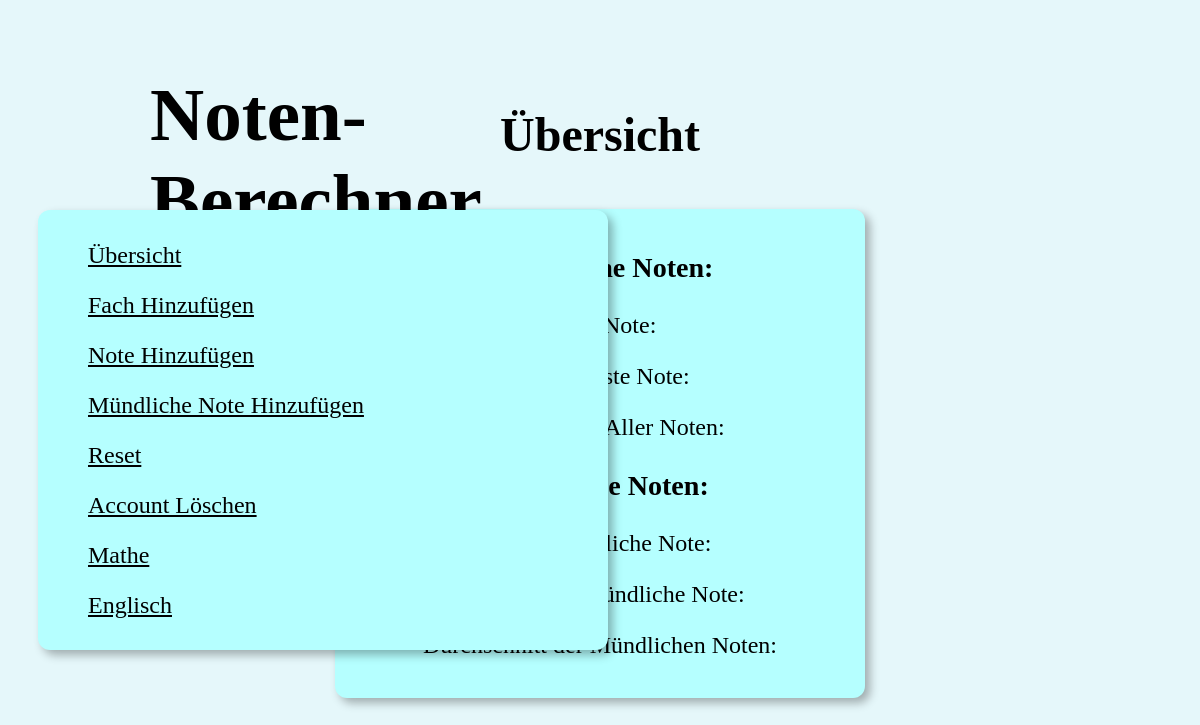
The app's page /signedin (signed in), older data.
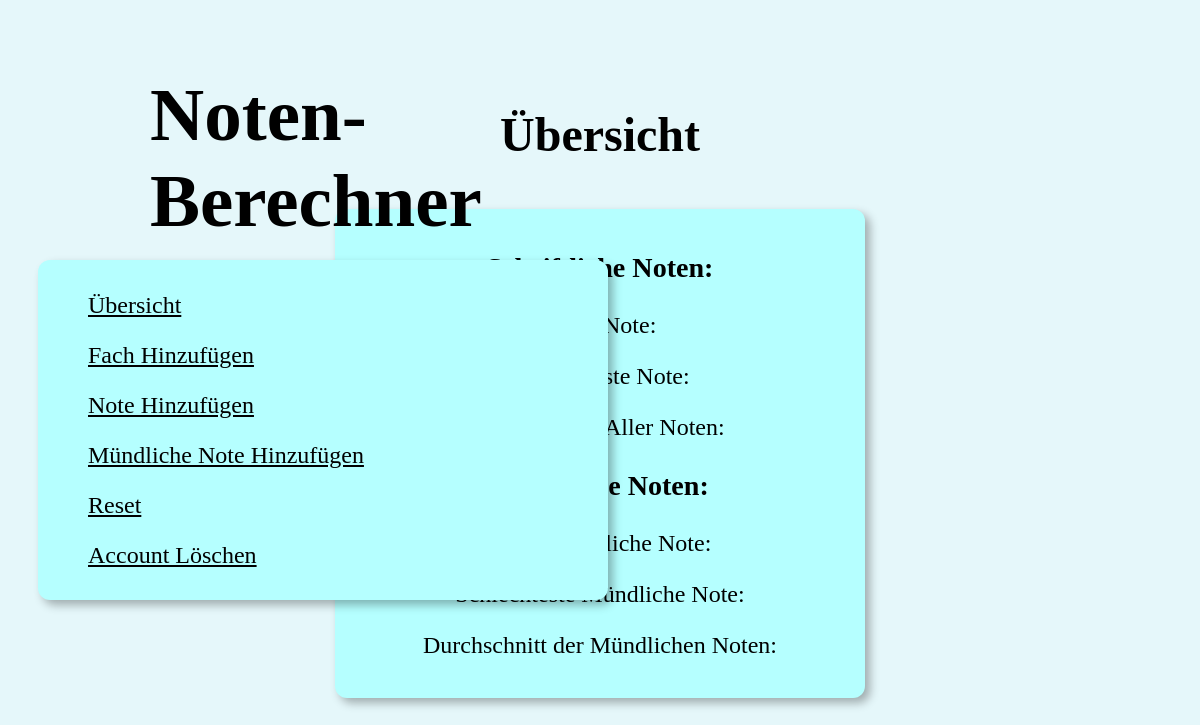
The same page, newer data.
### main.py (models this page shows)
class Fach(db.Model):
    id = db.Column(db.Integer, primary_key=True)
    name = db.Column(db.String(80), nullable=False)
    noten = db.relationship('Note', backref = 'fach', lazy = 'dynamic')
    muendliche_noten = db.relationship('Muendliche_Note', backref = 'fach', lazy = 'dynamic')
    user_id = db.Column(db.Integer, db.ForeignKey('user.id'), nullable=False)

### main.py (the view)
@app.route('/signedin', methods=['POST', 'GET'])
def signedin():
    subjects = Fach.query.filter_by(user_id=current_id).all()
    return render_template('signedin.html', subjects=subjects)

### templates/signedin.html (shortened to what this page needs)
{% extends "base.html" %}
{% block title %}Übersicht{% endblock %}
{% block subject_links %}{{ super() }}{% endblock %}
{% block content %}
<div class="content">
    <h3>Schriftliche Noten:</h3>
    <p>Beste Note: {{ beste_note }}</p>
    <p>Schlechteste Note: {{ schlechteste_note }}</p>
    <p>Durchschnitt Aller Noten: {{ durchschnitt }}</p>
    <h3>Mündliche Noten:</h3>
    <p>Beste Mündliche Note: {{ beste_muendliche_note }}</p>
    <p>Schlechteste Mündliche Note: {{ schlechteste_muendliche_note }}</p>
    <p>Durchschnitt der Mündlichen Noten: {{ durchschnitt_muendliche }}</p>
</div>
{% endblock %}

### templates/base.html (shortened to what this page needs)
<!DOCTYPE html>
<html lang="de">
<head>
    <link rel="stylesheet" href="{{ url_for('static', filename='style.css') }}">
</head>
<body>
    <h1 class="ultimate-heading">Noten-Berechner</h1>
    <h1>{% block title %}{% endblock %}</h1>
    <div class="links-div">
        <a class="link" href="/signedin">Übersicht</a><br>
        <a class="link" href="/fach_hinzufügen">Fach Hinzufügen</a><br>
        <a class="link" href="note_hinzufügen">Note Hinzufügen</a><br>
        <a class="link" href="/muendliche_note_hinzufügen">Mündliche Note Hinzufügen</a><br>
        <a class="link" href="/reset">Reset</a><br>
        <a class="link" href="/delete">Account Löschen</a><br>
        {% block subject_links %}
        {% for subject2 in subjects %}
        {% if subject2 != subject %}
        <a class="link" href="/fach_uebersicht/{{ subject2.name }}">{{ subject2.name }}</a><br>
        {% else %}
        <a class="link active" href="/fach_uebersicht/{{ subject2.name }}">{{ subject2.name }}</a><br>
        {% endif %}
        {% endfor %}
        {% endblock %}
    </div>
    {% block content %}
    {% endblock %}
</body>
</html>

### static/style.css (style rules this page uses)
.links-div { color: black; background-color: rgb(181, 255, 255); text-align: left; padding: 20px; padding-left: 50px; margin: 30px; position: absolute; top: 50%; -ms-transform: translateY(-50%); transform: translateY(-50%); border-radius: 12px; box-shadow: 5px 5px 10px rgba(0,0,0,0.3); font-size: 24px; width: 500px; line-height: 50px; }
a { color: black; font-size: 20; }
body { background-color: rgb(229, 247, 250); }
h1 { color: black; font-size: 48px; text-align: center; padding-top: 75px; padding-bottom: 15px; font-weight: bold; }
.content { margin: auto; padding: 15px; border-radius: 12px; box-shadow: 5px 5px 10px rgba(0,0,0,0.3); font-size: 24px; width: 500px; text-align: center; background-color: rgb(181, 255, 255); }
.ultimate-heading { color: black; font-size: 75px; text-decoration: none; left: 0%; top: 0%; width: 350px; position: absolute; text-align: left; padding-top: 22px; padding-left: 150px; }

Row changes from the older to the newer data that the page shows:
removed Fach: name "Mathe"
removed Fach: name "Englisch"
